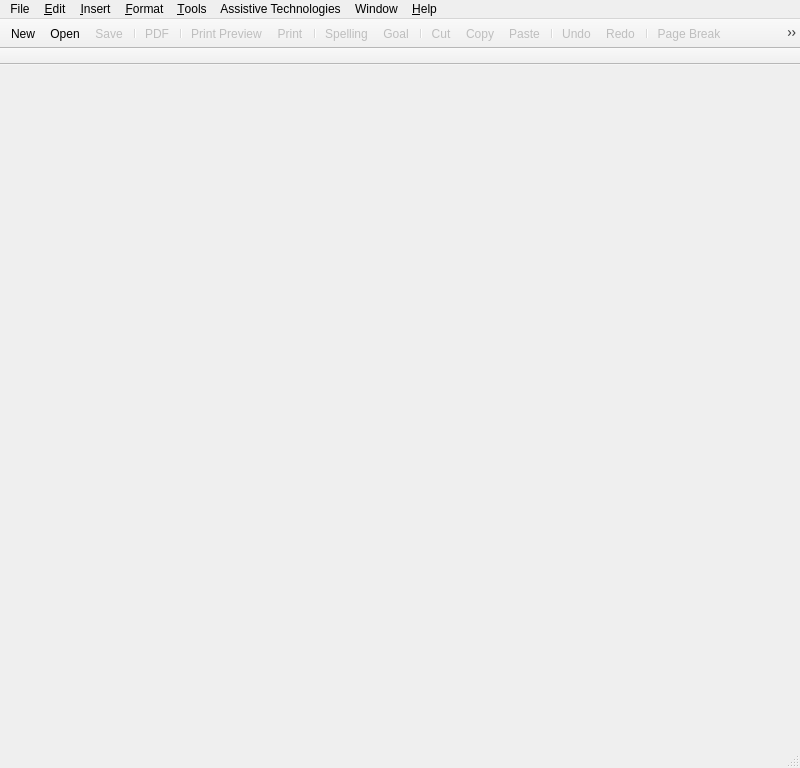
<?xml version="1.0" encoding="UTF-8"?>
<ui version="4.0">
 <class>Writer</class>
 <widget class="QMainWindow" name="Writer">
  <property name="geometry">
   <rect>
    <x>0</x>
    <y>0</y>
    <width>800</width>
    <height>768</height>
   </rect>
  </property>
  <property name="minimumSize">
   <size>
    <width>800</width>
    <height>768</height>
   </size>
  </property>
  <property name="maximumSize">
   <size>
    <width>16777215</width>
    <height>16777215</height>
   </size>
  </property>
  <property name="windowTitle">
   <string>LaTeX Office Writer</string>
  </property>
  <widget class="QWidget" name="centralWidget">
   <layout class="QGridLayout" name="gridLayout">
    <item row="0" column="0">
     <widget class="DocumentViewer" name="documentViewer" native="true">
      <property name="enabled">
       <bool>true</bool>
      </property>
      <property name="mouseTracking">
       <bool>true</bool>
      </property>
     </widget>
    </item>
   </layout>
  </widget>
  <widget class="QToolBar" name="mainToolBar">
   <property name="enabled">
    <bool>true</bool>
   </property>
   <property name="minimumSize">
    <size>
     <width>0</width>
     <height>0</height>
    </size>
   </property>
   <property name="maximumSize">
    <size>
     <width>16777215</width>
     <height>16777215</height>
    </size>
   </property>
   <property name="movable">
    <bool>false</bool>
   </property>
   <property name="iconSize">
    <size>
     <width>18</width>
     <height>18</height>
    </size>
   </property>
   <property name="floatable">
    <bool>false</bool>
   </property>
   <attribute name="toolBarArea">
    <enum>TopToolBarArea</enum>
   </attribute>
   <attribute name="toolBarBreak">
    <bool>false</bool>
   </attribute>
   <addaction name="actionNew"/>
   <addaction name="actionOpen"/>
   <addaction name="actionSave"/>
   <addaction name="separator"/>
   <addaction name="actionPDF_file"/>
   <addaction name="separator"/>
   <addaction name="actionPrint_Preview"/>
   <addaction name="actionPrint"/>
   <addaction name="separator"/>
   <addaction name="actionSpelling"/>
   <addaction name="actionGoal"/>
   <addaction name="separator"/>
   <addaction name="actionCut"/>
   <addaction name="actionCopy"/>
   <addaction name="actionPaste"/>
   <addaction name="separator"/>
   <addaction name="actionUndo"/>
   <addaction name="actionRedo"/>
   <addaction name="separator"/>
   <addaction name="actionBreak"/>
   <addaction name="actionEquation"/>
   <addaction name="actionPicture"/>
   <addaction name="actionTable"/>
   <addaction name="actionCode_Asset"/>
   <addaction name="separator"/>
   <addaction name="actionShow_LaTeX_Code"/>
   <addaction name="actionFonts"/>
  </widget>
  <widget class="QStatusBar" name="statusBar"/>
  <widget class="QToolBar" name="secondaryToolBar">
   <property name="maximumSize">
    <size>
     <width>16777215</width>
     <height>28</height>
    </size>
   </property>
   <property name="windowTitle">
    <string>toolBar</string>
   </property>
   <property name="movable">
    <bool>false</bool>
   </property>
   <property name="iconSize">
    <size>
     <width>16</width>
     <height>16</height>
    </size>
   </property>
   <property name="floatable">
    <bool>false</bool>
   </property>
   <attribute name="toolBarArea">
    <enum>TopToolBarArea</enum>
   </attribute>
   <attribute name="toolBarBreak">
    <bool>true</bool>
   </attribute>
  </widget>
  <widget class="QMenuBar" name="menuBar">
   <property name="geometry">
    <rect>
     <x>0</x>
     <y>0</y>
     <width>800</width>
     <height>22</height>
    </rect>
   </property>
   <widget class="QMenu" name="menuFile">
    <property name="title">
     <string>File</string>
    </property>
    <widget class="QMenu" name="menuExport">
     <property name="title">
      <string>&amp;Export To</string>
     </property>
     <addaction name="actionPDF_file"/>
     <addaction name="actionRTF_File"/>
     <addaction name="actionPlain_Text"/>
     <addaction name="actionWeb_Archive"/>
    </widget>
    <addaction name="actionNew"/>
    <addaction name="actionOpen"/>
    <addaction name="actionClose"/>
    <addaction name="separator"/>
    <addaction name="actionSave"/>
    <addaction name="actionSave_As"/>
    <addaction name="separator"/>
    <addaction name="menuExport"/>
    <addaction name="separator"/>
    <addaction name="actionPrint_Preview"/>
    <addaction name="actionPrint"/>
    <addaction name="separator"/>
    <addaction name="actionExit"/>
   </widget>
   <widget class="QMenu" name="menuEdit">
    <property name="title">
     <string>&amp;Edit</string>
    </property>
    <addaction name="actionUndo"/>
    <addaction name="actionRedo"/>
    <addaction name="separator"/>
    <addaction name="actionCut"/>
    <addaction name="actionCopy"/>
    <addaction name="actionPaste"/>
    <addaction name="separator"/>
    <addaction name="actionFind"/>
   </widget>
   <widget class="QMenu" name="menuInsert">
    <property name="title">
     <string>&amp;Insert</string>
    </property>
    <addaction name="actionChapter"/>
    <addaction name="actionSection"/>
    <addaction name="actionSub_Section"/>
    <addaction name="actionSub_Sub_Section"/>
    <addaction name="actionParagraph"/>
    <addaction name="separator"/>
    <addaction name="actionBreak"/>
    <addaction name="separator"/>
    <addaction name="actionEquation"/>
    <addaction name="actionPicture"/>
    <addaction name="actionTable"/>
    <addaction name="actionCode_Asset"/>
    <addaction name="separator"/>
    <addaction name="actionTable_of_Contents"/>
    <addaction name="actionBibliography"/>
    <addaction name="actionList_of_Figures"/>
    <addaction name="actionList_of_Tables"/>
   </widget>
   <widget class="QMenu" name="menuFormat">
    <property name="title">
     <string>&amp;Format</string>
    </property>
    <addaction name="actionDocument_Preamble"/>
    <addaction name="actionFonts"/>
   </widget>
   <widget class="QMenu" name="menuTools">
    <property name="title">
     <string>&amp;Tools</string>
    </property>
    <addaction name="actionPackage_Document"/>
    <addaction name="actionUnpackage_Document"/>
    <addaction name="separator"/>
    <addaction name="actionBibliography_Manager"/>
    <addaction name="actionSpelling"/>
    <addaction name="actionGoal"/>
    <addaction name="separator"/>
    <addaction name="actionCompiler_Settings"/>
    <addaction name="actionDictionary_Settings"/>
    <addaction name="actionTheme_Settings"/>
    <addaction name="actionTime_Machine_Settings"/>
   </widget>
   <widget class="QMenu" name="menuHelp">
    <property name="title">
     <string>&amp;Help</string>
    </property>
    <addaction name="actionLaTeX_Office_Writer_Help"/>
    <addaction name="actionLaTeX_Office_on_the_Web"/>
    <addaction name="separator"/>
    <addaction name="actionAbout_Qt"/>
   </widget>
   <widget class="QMenu" name="menuAssistive_Technologies">
    <property name="title">
     <string>Assistive Technologies</string>
    </property>
    <addaction name="actionDocument_Lock"/>
    <addaction name="actionTime_Machine"/>
    <addaction name="actionSmartKeys"/>
    <addaction name="separator"/>
    <addaction name="actionCopy_Protect"/>
   </widget>
   <widget class="QMenu" name="menuWindow">
    <property name="title">
     <string>Window</string>
    </property>
    <addaction name="actionMinimize_window"/>
    <addaction name="actionMaximize"/>
    <addaction name="actionFull_Screen"/>
    <addaction name="actionMinimize_Screen"/>
    <addaction name="separator"/>
    <addaction name="actionHide_Primary_Toolbar"/>
    <addaction name="actionHide_Secondary_Toolbar"/>
    <addaction name="actionHide_Document_Structure_List"/>
    <addaction name="separator"/>
    <addaction name="actionShow_LaTeX_Code"/>
   </widget>
   <addaction name="menuFile"/>
   <addaction name="menuEdit"/>
   <addaction name="menuInsert"/>
   <addaction name="menuFormat"/>
   <addaction name="menuTools"/>
   <addaction name="menuAssistive_Technologies"/>
   <addaction name="menuWindow"/>
   <addaction name="menuHelp"/>
  </widget>
  <action name="actionNew">
   <property name="enabled">
    <bool>true</bool>
   </property>
   <property name="icon">
    <iconset>
     <normaloff>:/images/menu/new.png</normaloff>:/images/menu/new.png</iconset>
   </property>
   <property name="text">
    <string>&amp;New...</string>
   </property>
   <property name="shortcut">
    <string>Ctrl+N</string>
   </property>
  </action>
  <action name="actionOpen">
   <property name="icon">
    <iconset>
     <normaloff>:/images/menu/open.png</normaloff>:/images/menu/open.png</iconset>
   </property>
   <property name="text">
    <string>&amp;Open...</string>
   </property>
   <property name="shortcut">
    <string>Ctrl+O</string>
   </property>
  </action>
  <action name="actionClose">
   <property name="enabled">
    <bool>false</bool>
   </property>
   <property name="text">
    <string>&amp;Close</string>
   </property>
  </action>
  <action name="actionSave">
   <property name="enabled">
    <bool>false</bool>
   </property>
   <property name="icon">
    <iconset>
     <normaloff>:/images/menu/save.png</normaloff>:/images/menu/save.png</iconset>
   </property>
   <property name="text">
    <string>&amp;Save</string>
   </property>
   <property name="shortcut">
    <string>Ctrl+S</string>
   </property>
  </action>
  <action name="actionSave_As">
   <property name="enabled">
    <bool>false</bool>
   </property>
   <property name="text">
    <string>Save &amp;As...</string>
   </property>
  </action>
  <action name="actionDocument_Setup">
   <property name="text">
    <string>Document Setup...</string>
   </property>
  </action>
  <action name="actionPrint_Preview">
   <property name="enabled">
    <bool>false</bool>
   </property>
   <property name="icon">
    <iconset>
     <normaloff>:/images/menu/preview.png</normaloff>:/images/menu/preview.png</iconset>
   </property>
   <property name="text">
    <string>Print Preview</string>
   </property>
  </action>
  <action name="actionPrint">
   <property name="enabled">
    <bool>false</bool>
   </property>
   <property name="icon">
    <iconset>
     <normaloff>:/images/menu/print.png</normaloff>:/images/menu/print.png</iconset>
   </property>
   <property name="text">
    <string>P&amp;rint...</string>
   </property>
   <property name="shortcut">
    <string>Ctrl+P</string>
   </property>
  </action>
  <action name="actionExit">
   <property name="text">
    <string>E&amp;xit</string>
   </property>
  </action>
  <action name="actionUndo">
   <property name="enabled">
    <bool>false</bool>
   </property>
   <property name="icon">
    <iconset>
     <normaloff>:/images/menu/undo.png</normaloff>:/images/menu/undo.png</iconset>
   </property>
   <property name="text">
    <string>&amp;Undo</string>
   </property>
   <property name="shortcut">
    <string>Ctrl+Z</string>
   </property>
  </action>
  <action name="actionRedo">
   <property name="enabled">
    <bool>false</bool>
   </property>
   <property name="icon">
    <iconset>
     <normaloff>:/images/menu/redo.png</normaloff>:/images/menu/redo.png</iconset>
   </property>
   <property name="text">
    <string>&amp;Redo</string>
   </property>
   <property name="shortcut">
    <string>Ctrl+Y</string>
   </property>
  </action>
  <action name="actionCut">
   <property name="enabled">
    <bool>false</bool>
   </property>
   <property name="icon">
    <iconset>
     <normaloff>:/images/menu/cut.png</normaloff>:/images/menu/cut.png</iconset>
   </property>
   <property name="text">
    <string>&amp;Cut</string>
   </property>
   <property name="shortcut">
    <string>Ctrl+X</string>
   </property>
  </action>
  <action name="actionCopy">
   <property name="enabled">
    <bool>false</bool>
   </property>
   <property name="icon">
    <iconset>
     <normaloff>:/images/menu/copy.png</normaloff>:/images/menu/copy.png</iconset>
   </property>
   <property name="text">
    <string>C&amp;opy</string>
   </property>
   <property name="shortcut">
    <string>Ctrl+C</string>
   </property>
  </action>
  <action name="actionPaste">
   <property name="enabled">
    <bool>false</bool>
   </property>
   <property name="icon">
    <iconset>
     <normaloff>:/images/menu/paste.png</normaloff>:/images/menu/paste.png</iconset>
   </property>
   <property name="text">
    <string>&amp;Paste</string>
   </property>
   <property name="shortcut">
    <string>Ctrl+V</string>
   </property>
  </action>
  <action name="actionFind">
   <property name="enabled">
    <bool>false</bool>
   </property>
   <property name="icon">
    <iconset>
     <normaloff>:/images/menu/search.png</normaloff>:/images/menu/search.png</iconset>
   </property>
   <property name="text">
    <string>&amp;Find...</string>
   </property>
   <property name="shortcut">
    <string>Ctrl+F</string>
   </property>
  </action>
  <action name="actionBreak">
   <property name="enabled">
    <bool>false</bool>
   </property>
   <property name="icon">
    <iconset>
     <normaloff>:/images/menu/break.png</normaloff>:/images/menu/break.png</iconset>
   </property>
   <property name="text">
    <string>Page &amp;Break</string>
   </property>
  </action>
  <action name="actionSymbol">
   <property name="enabled">
    <bool>false</bool>
   </property>
   <property name="icon">
    <iconset>
     <normaloff>:/images/menu/symbol.png</normaloff>:/images/menu/symbol.png</iconset>
   </property>
   <property name="text">
    <string>&amp;Symbol...</string>
   </property>
  </action>
  <action name="actionEquation">
   <property name="enabled">
    <bool>false</bool>
   </property>
   <property name="icon">
    <iconset>
     <normaloff>:/images/toolbar/equation.png</normaloff>:/images/toolbar/equation.png</iconset>
   </property>
   <property name="text">
    <string>&amp;Equation...</string>
   </property>
  </action>
  <action name="actionFootnote">
   <property name="enabled">
    <bool>false</bool>
   </property>
   <property name="icon">
    <iconset>
     <normaloff>:/images/toolbar/footnote.png</normaloff>:/images/toolbar/footnote.png</iconset>
   </property>
   <property name="text">
    <string>&amp;Footnote...</string>
   </property>
  </action>
  <action name="actionPicture">
   <property name="enabled">
    <bool>false</bool>
   </property>
   <property name="icon">
    <iconset>
     <normaloff>:/images/menu/picture.png</normaloff>:/images/menu/picture.png</iconset>
   </property>
   <property name="text">
    <string>&amp;Picture...</string>
   </property>
  </action>
  <action name="actionHyperlink">
   <property name="enabled">
    <bool>false</bool>
   </property>
   <property name="icon">
    <iconset>
     <normaloff>:/images/menu/link.png</normaloff>:/images/menu/link.png</iconset>
   </property>
   <property name="text">
    <string>&amp;Hyperlink..</string>
   </property>
   <property name="shortcut">
    <string>Ctrl+K</string>
   </property>
  </action>
  <action name="actionSpelling">
   <property name="enabled">
    <bool>false</bool>
   </property>
   <property name="icon">
    <iconset>
     <normaloff>:/images/menu/spelling.png</normaloff>:/images/menu/spelling.png</iconset>
   </property>
   <property name="text">
    <string>&amp;Spelling...</string>
   </property>
  </action>
  <action name="actionLaTeX_Office_Writer_Help">
   <property name="icon">
    <iconset>
     <normaloff>:/images/menu/help.png</normaloff>:/images/menu/help.png</iconset>
   </property>
   <property name="text">
    <string>LaTeX Office Writer &amp;Help</string>
   </property>
   <property name="shortcut">
    <string>Ctrl+Shift+'</string>
   </property>
  </action>
  <action name="actionAbout_LaTeX_Office_Writer">
   <property name="text">
    <string>&amp;About LaTeX Office Writer</string>
   </property>
  </action>
  <action name="actionTable">
   <property name="enabled">
    <bool>false</bool>
   </property>
   <property name="icon">
    <iconset>
     <normaloff>:/images/menu/table.png</normaloff>:/images/menu/table.png</iconset>
   </property>
   <property name="text">
    <string>&amp;Table...</string>
   </property>
  </action>
  <action name="actionBold">
   <property name="enabled">
    <bool>false</bool>
   </property>
   <property name="icon">
    <iconset>
     <normaloff>:/images/toolbar/bold.png</normaloff>:/images/toolbar/bold.png</iconset>
   </property>
   <property name="text">
    <string>Bold</string>
   </property>
   <property name="shortcut">
    <string>Ctrl+B</string>
   </property>
  </action>
  <action name="actionItalic">
   <property name="enabled">
    <bool>false</bool>
   </property>
   <property name="icon">
    <iconset>
     <normaloff>:/images/toolbar/italic.png</normaloff>:/images/toolbar/italic.png</iconset>
   </property>
   <property name="text">
    <string>Italic</string>
   </property>
   <property name="shortcut">
    <string>Ctrl+I</string>
   </property>
  </action>
  <action name="actionUnderline">
   <property name="enabled">
    <bool>false</bool>
   </property>
   <property name="icon">
    <iconset>
     <normaloff>:/images/toolbar/underline.png</normaloff>:/images/toolbar/underline.png</iconset>
   </property>
   <property name="text">
    <string>Underline</string>
   </property>
   <property name="shortcut">
    <string>Ctrl+U</string>
   </property>
  </action>
  <action name="actionStrikeThrough">
   <property name="enabled">
    <bool>false</bool>
   </property>
   <property name="icon">
    <iconset>
     <normaloff>:/images/toolbar/strikethrough.png</normaloff>:/images/toolbar/strikethrough.png</iconset>
   </property>
   <property name="text">
    <string>StrikeThrough</string>
   </property>
   <property name="shortcut">
    <string>Ctrl+T</string>
   </property>
  </action>
  <action name="actionSmall_Caps">
   <property name="enabled">
    <bool>false</bool>
   </property>
   <property name="icon">
    <iconset>
     <normaloff>:/images/toolbar/smallcaps.png</normaloff>:/images/toolbar/smallcaps.png</iconset>
   </property>
   <property name="text">
    <string>Small Caps</string>
   </property>
   <property name="shortcut">
    <string>Ctrl+M</string>
   </property>
  </action>
  <action name="actionEmphatize">
   <property name="enabled">
    <bool>false</bool>
   </property>
   <property name="icon">
    <iconset>
     <normaloff>:/images/toolbar/emphatize.png</normaloff>:/images/toolbar/emphatize.png</iconset>
   </property>
   <property name="text">
    <string>Emphatize</string>
   </property>
   <property name="shortcut">
    <string>Ctrl+E</string>
   </property>
  </action>
  <action name="actionLeft_Align">
   <property name="enabled">
    <bool>false</bool>
   </property>
   <property name="icon">
    <iconset>
     <normaloff>:/images/toolbar/leftalign.png</normaloff>:/images/toolbar/leftalign.png</iconset>
   </property>
   <property name="text">
    <string>Left Align</string>
   </property>
   <property name="shortcut">
    <string>Ctrl+Left</string>
   </property>
  </action>
  <action name="actionCenter_Align">
   <property name="enabled">
    <bool>false</bool>
   </property>
   <property name="icon">
    <iconset>
     <normaloff>:/images/toolbar/centeralign.png</normaloff>:/images/toolbar/centeralign.png</iconset>
   </property>
   <property name="text">
    <string>Center Align</string>
   </property>
   <property name="shortcut">
    <string>Ctrl+Down, Ctrl+Up</string>
   </property>
  </action>
  <action name="actionRight_Align">
   <property name="enabled">
    <bool>false</bool>
   </property>
   <property name="icon">
    <iconset>
     <normaloff>:/images/toolbar/rightalign.png</normaloff>:/images/toolbar/rightalign.png</iconset>
   </property>
   <property name="text">
    <string>Right Align</string>
   </property>
   <property name="shortcut">
    <string>Ctrl+Right</string>
   </property>
  </action>
  <action name="actionJustify">
   <property name="enabled">
    <bool>false</bool>
   </property>
   <property name="icon">
    <iconset>
     <normaloff>:/images/toolbar/justify.png</normaloff>:/images/toolbar/justify.png</iconset>
   </property>
   <property name="text">
    <string>Justify</string>
   </property>
   <property name="shortcut">
    <string>Ctrl+J</string>
   </property>
  </action>
  <action name="actionItemize_List">
   <property name="enabled">
    <bool>false</bool>
   </property>
   <property name="icon">
    <iconset>
     <normaloff>:/images/toolbar/itemize.png</normaloff>:/images/toolbar/itemize.png</iconset>
   </property>
   <property name="text">
    <string>Itemize List</string>
   </property>
  </action>
  <action name="actionEnumerate_List">
   <property name="enabled">
    <bool>false</bool>
   </property>
   <property name="icon">
    <iconset>
     <normaloff>:/images/toolbar/enumerate.png</normaloff>:/images/toolbar/enumerate.png</iconset>
   </property>
   <property name="text">
    <string>Enumerate List</string>
   </property>
  </action>
  <action name="actionPDF_file">
   <property name="enabled">
    <bool>false</bool>
   </property>
   <property name="icon">
    <iconset>
     <normaloff>:/images/menu/pdf.png</normaloff>:/images/menu/pdf.png</iconset>
   </property>
   <property name="text">
    <string>PDF...</string>
   </property>
  </action>
  <action name="actionRTF_File">
   <property name="enabled">
    <bool>false</bool>
   </property>
   <property name="text">
    <string>RTF...</string>
   </property>
  </action>
  <action name="actionWord_Document">
   <property name="enabled">
    <bool>false</bool>
   </property>
   <property name="text">
    <string>Word Document...</string>
   </property>
  </action>
  <action name="actionPlain_Text">
   <property name="enabled">
    <bool>false</bool>
   </property>
   <property name="text">
    <string>Plain Text...</string>
   </property>
  </action>
  <action name="actionWeb_Archive">
   <property name="enabled">
    <bool>false</bool>
   </property>
   <property name="text">
    <string>Web Archive (XHTML)...</string>
   </property>
  </action>
  <action name="actionDocument_Preamble">
   <property name="enabled">
    <bool>false</bool>
   </property>
   <property name="text">
    <string>Document Preamble...</string>
   </property>
  </action>
  <action name="actionCompiler_Settings">
   <property name="text">
    <string>Compiler Settings...</string>
   </property>
  </action>
  <action name="actionChapter">
   <property name="enabled">
    <bool>false</bool>
   </property>
   <property name="text">
    <string>Chapter...</string>
   </property>
   <property name="toolTip">
    <string>Add a new chapter</string>
   </property>
   <property name="shortcut">
    <string>Ctrl+1</string>
   </property>
  </action>
  <action name="actionSection">
   <property name="enabled">
    <bool>false</bool>
   </property>
   <property name="text">
    <string>Section...</string>
   </property>
   <property name="toolTip">
    <string>Add a new section</string>
   </property>
   <property name="shortcut">
    <string>Ctrl+2</string>
   </property>
  </action>
  <action name="actionSub_Section">
   <property name="enabled">
    <bool>false</bool>
   </property>
   <property name="text">
    <string>Sub Section...</string>
   </property>
   <property name="toolTip">
    <string>Add a new sub section</string>
   </property>
   <property name="shortcut">
    <string>Ctrl+3</string>
   </property>
  </action>
  <action name="actionSub_Sub_Section">
   <property name="enabled">
    <bool>false</bool>
   </property>
   <property name="text">
    <string>Sub Sub Section...</string>
   </property>
   <property name="toolTip">
    <string>Add a new sub sub section</string>
   </property>
   <property name="shortcut">
    <string>Ctrl+4</string>
   </property>
  </action>
  <action name="actionPackage_Document">
   <property name="enabled">
    <bool>false</bool>
   </property>
   <property name="text">
    <string>Package Document...</string>
   </property>
  </action>
  <action name="actionUnpackage_Document">
   <property name="enabled">
    <bool>true</bool>
   </property>
   <property name="text">
    <string>Unpackage Document...</string>
   </property>
  </action>
  <action name="actionParagraph">
   <property name="enabled">
    <bool>false</bool>
   </property>
   <property name="text">
    <string>Paragraph...</string>
   </property>
   <property name="shortcut">
    <string>Ctrl+5</string>
   </property>
  </action>
  <action name="actionTable_of_Contents">
   <property name="checkable">
    <bool>true</bool>
   </property>
   <property name="enabled">
    <bool>false</bool>
   </property>
   <property name="text">
    <string>Table of Contents</string>
   </property>
  </action>
  <action name="actionAbout_Qt">
   <property name="text">
    <string>About Qt</string>
   </property>
  </action>
  <action name="actionBibliography_Manager">
   <property name="enabled">
    <bool>false</bool>
   </property>
   <property name="text">
    <string>Bibliography Manager...</string>
   </property>
  </action>
  <action name="actionBibliography">
   <property name="checkable">
    <bool>true</bool>
   </property>
   <property name="enabled">
    <bool>false</bool>
   </property>
   <property name="text">
    <string>Bibliography</string>
   </property>
  </action>
  <action name="actionDictionary_Settings">
   <property name="text">
    <string>Dictionary Settings...</string>
   </property>
  </action>
  <action name="actionGoal">
   <property name="enabled">
    <bool>false</bool>
   </property>
   <property name="icon">
    <iconset>
     <normaloff>:/images/menu/goal.png</normaloff>:/images/menu/goal.png</iconset>
   </property>
   <property name="text">
    <string>Goal...</string>
   </property>
   <property name="shortcut">
    <string>Ctrl+G</string>
   </property>
  </action>
  <action name="actionDocument_Lock">
   <property name="enabled">
    <bool>false</bool>
   </property>
   <property name="text">
    <string>Document Lock...</string>
   </property>
  </action>
  <action name="actionTime_Machine">
   <property name="enabled">
    <bool>false</bool>
   </property>
   <property name="text">
    <string>Time Machine...</string>
   </property>
  </action>
  <action name="actionCode_Asset">
   <property name="enabled">
    <bool>false</bool>
   </property>
   <property name="icon">
    <iconset>
     <normaloff>:/images/menu/codeasset.png</normaloff>:/images/menu/codeasset.png</iconset>
   </property>
   <property name="text">
    <string>Code Asset...</string>
   </property>
  </action>
  <action name="actionSmartKeys">
   <property name="enabled">
    <bool>true</bool>
   </property>
   <property name="text">
    <string>SmartKeys...</string>
   </property>
  </action>
  <action name="actionTheme_Settings">
   <property name="text">
    <string>Theme Settings...</string>
   </property>
  </action>
  <action name="actionMinimize_window">
   <property name="text">
    <string>Minimize</string>
   </property>
   <property name="shortcut">
    <string>Ctrl+M</string>
   </property>
  </action>
  <action name="actionFull_Screen">
   <property name="text">
    <string>Full Screen</string>
   </property>
   <property name="shortcut">
    <string>Meta+Shift+F</string>
   </property>
  </action>
  <action name="actionHide_Primary_Toolbar">
   <property name="checkable">
    <bool>true</bool>
   </property>
   <property name="enabled">
    <bool>false</bool>
   </property>
   <property name="text">
    <string>Hide Primary Toolbar</string>
   </property>
  </action>
  <action name="actionHide_Secondary_Toolbar">
   <property name="checkable">
    <bool>true</bool>
   </property>
   <property name="checked">
    <bool>true</bool>
   </property>
   <property name="enabled">
    <bool>false</bool>
   </property>
   <property name="text">
    <string>Hide Secondary Toolbar</string>
   </property>
  </action>
  <action name="actionHide_Document_Structure_List">
   <property name="checkable">
    <bool>true</bool>
   </property>
   <property name="enabled">
    <bool>false</bool>
   </property>
   <property name="text">
    <string>Hide Document Structure List</string>
   </property>
  </action>
  <action name="actionMaximize">
   <property name="text">
    <string>Maximize</string>
   </property>
   <property name="shortcut">
    <string>Ctrl+Shift+M</string>
   </property>
  </action>
  <action name="actionMinimize_Screen">
   <property name="text">
    <string>Minimize Screen</string>
   </property>
   <property name="shortcut">
    <string>Meta+Shift+M</string>
   </property>
  </action>
  <action name="actionShow_LaTeX_Code">
   <property name="enabled">
    <bool>false</bool>
   </property>
   <property name="icon">
    <iconset>
     <normaloff>:/images/toolbar/tex.png</normaloff>:/images/toolbar/tex.png</iconset>
   </property>
   <property name="text">
    <string>Show LaTeX Code...</string>
   </property>
  </action>
  <action name="actionTime_Machine_Settings">
   <property name="text">
    <string>Time Machine Settings...</string>
   </property>
  </action>
  <action name="actionList_of_Figures">
   <property name="checkable">
    <bool>true</bool>
   </property>
   <property name="enabled">
    <bool>false</bool>
   </property>
   <property name="text">
    <string>List of Figures</string>
   </property>
  </action>
  <action name="actionList_of_Tables">
   <property name="checkable">
    <bool>true</bool>
   </property>
   <property name="enabled">
    <bool>false</bool>
   </property>
   <property name="text">
    <string>List of Tables</string>
   </property>
  </action>
  <action name="actionCite">
   <property name="enabled">
    <bool>false</bool>
   </property>
   <property name="icon">
    <iconset>
     <normaloff>:/images/menu/comment.png</normaloff>:/images/menu/comment.png</iconset>
   </property>
   <property name="text">
    <string>Cite</string>
   </property>
  </action>
  <action name="actionLaTeX_Office_on_the_Web">
   <property name="text">
    <string>LaTeX Office on the &amp;Web</string>
   </property>
  </action>
  <action name="actionCopy_Protect">
   <property name="checkable">
    <bool>false</bool>
   </property>
   <property name="checked">
    <bool>false</bool>
   </property>
   <property name="enabled">
    <bool>false</bool>
   </property>
   <property name="text">
    <string>Copy Protect</string>
   </property>
  </action>
  <action name="actionReference">
   <property name="icon">
    <iconset>
     <normaloff>:/images/toolbar/reference.png</normaloff>:/images/toolbar/reference.png</iconset>
   </property>
   <property name="text">
    <string>Reference</string>
   </property>
  </action>
  <action name="actionFonts">
   <property name="enabled">
    <bool>false</bool>
   </property>
   <property name="icon">
    <iconset>
     <normaloff>:/images/menu/fonts.png</normaloff>:/images/menu/fonts.png</iconset>
   </property>
   <property name="text">
    <string>Fonts...</string>
   </property>
  </action>
  <action name="actionTextColor">
   <property name="enabled">
    <bool>false</bool>
   </property>
   <property name="icon">
    <iconset>
     <normaloff>:/images/toolbar/foreground.png</normaloff>:/images/toolbar/foreground.png</iconset>
   </property>
   <property name="text">
    <string>TextColor</string>
   </property>
  </action>
 </widget>
 <layoutdefault spacing="6" margin="11"/>
 <customwidgets>
  <customwidget>
   <class>DocumentViewer</class>
   <extends>QWidget</extends>
   <header>documentviewer.h</header>
   <container>1</container>
  </customwidget>
 </customwidgets>
 <resources/>
 <connections/>
</ui>
